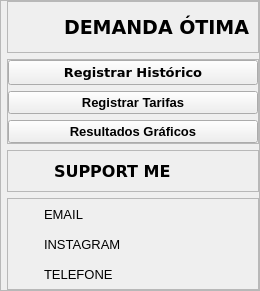
     <widget class="QFrame" name="left_menu_widget">
      <property name="styleSheet">
       <string notr="true"/>
      </property>
      <property name="frameShape">
       <enum>QFrame::StyledPanel</enum>
      </property>
      <property name="frameShadow">
       <enum>QFrame::Raised</enum>
      </property>
      <layout class="QVBoxLayout" name="verticalLayout">
       <property name="spacing">
        <number>6</number>
       </property>
       <property name="leftMargin">
        <number>6</number>
       </property>
       <property name="topMargin">
        <number>0</number>
       </property>
       <property name="rightMargin">
        <number>0</number>
       </property>
       <property name="bottomMargin">
        <number>0</number>
       </property>
       <item alignment="Qt::AlignTop">
        <widget class="QFrame" name="frame_3">
         <property name="styleSheet">
          <string notr="true"/>
         </property>
         <property name="frameShape">
          <enum>QFrame::StyledPanel</enum>
         </property>
         <property name="frameShadow">
          <enum>QFrame::Raised</enum>
         </property>
         <layout class="QHBoxLayout" name="horizontalLayout_2">
          <property name="spacing">
           <number>6</number>
          </property>
          <property name="leftMargin">
           <number>0</number>
          </property>
          <property name="topMargin">
           <number>0</number>
          </property>
          <property name="rightMargin">
           <number>0</number>
          </property>
          <property name="bottomMargin">
           <number>0</number>
          </property>
          <item>
           <widget class="QLabel" name="label">
            <property name="minimumSize">
             <size>
              <width>50</width>
              <height>50</height>
             </size>
            </property>
            <property name="maximumSize">
             <size>
              <width>50</width>
              <height>50</height>
             </size>
            </property>
            <property name="text">
             <string/>
            </property>
            <property name="pixmap">
             <pixmap>Icons/zap.png</pixmap>
            </property>
            <property name="scaledContents">
             <bool>true</bool>
            </property>
           </widget>
          </item>
          <item>
           <widget class="QLabel" name="label_2">
            <property name="font">
             <font>
              <family>Verdana</family>
              <pointsize>14</pointsize>
              <weight>75</weight>
              <bold>true</bold>
             </font>
            </property>
            <property name="text">
             <string>DEMANDA ÓTIMA</string>
            </property>
            <property name="scaledContents">
             <bool>false</bool>
            </property>
           </widget>
          </item>
         </layout>
        </widget>
       </item>
       <item alignment="Qt::AlignTop">
        <widget class="QFrame" name="frame_4">
         <property name="sizePolicy">
          <sizepolicy hsizetype="Preferred" vsizetype="Expanding">
           <horstretch>0</horstretch>
           <verstretch>0</verstretch>
          </sizepolicy>
         </property>
         <property name="styleSheet">
          <string notr="true"/>
         </property>
         <property name="frameShape">
          <enum>QFrame::StyledPanel</enum>
         </property>
         <property name="frameShadow">
          <enum>QFrame::Raised</enum>
         </property>
         <layout class="QVBoxLayout" name="verticalLayout_2">
          <property name="spacing">
           <number>6</number>
          </property>
          <property name="leftMargin">
           <number>0</number>
          </property>
          <property name="topMargin">
           <number>0</number>
          </property>
          <property name="rightMargin">
           <number>0</number>
          </property>
          <property name="bottomMargin">
           <number>0</number>
          </property>
          <item alignment="Qt::AlignLeft">
           <widget class="QPushButton" name="pushButton_0">
            <property name="minimumSize">
             <size>
              <width>250</width>
              <height>0</height>
             </size>
            </property>
            <property name="font">
             <font>
              <family>Verdana</family>
              <pointsize>10</pointsize>
              <weight>75</weight>
              <bold>true</bold>
             </font>
            </property>
            <property name="mouseTracking">
             <bool>false</bool>
            </property>
            <property name="focusPolicy">
             <enum>Qt::StrongFocus</enum>
            </property>
            <property name="contextMenuPolicy">
             <enum>Qt::DefaultContextMenu</enum>
            </property>
            <property name="autoFillBackground">
             <bool>false</bool>
            </property>
            <property name="styleSheet">
             <string notr="true"/>
            </property>
            <property name="text">
             <string>Registrar Histórico</string>
            </property>
            <property name="icon">
             <iconset>
              <normaloff>Icons/bar-chart-2_disabled.png</normaloff>Icons/bar-chart-2_disabled.png</iconset>
            </property>
            <property name="autoDefault">
             <bool>false</bool>
            </property>
            <property name="default">
             <bool>false</bool>
            </property>
            <property name="flat">
             <bool>false</bool>
            </property>
           </widget>
          </item>
          <item alignment="Qt::AlignLeft">
           <widget class="QPushButton" name="pushButton_1">
            <property name="minimumSize">
             <size>
              <width>250</width>
              <height>0</height>
             </size>
            </property>
            <property name="maximumSize">
             <size>
              <width>250</width>
              <height>16777215</height>
             </size>
            </property>
            <property name="font">
             <font>
              <family>MS Shell Dlg 2</family>
              <pointsize>10</pointsize>
              <weight>75</weight>
              <bold>true</bold>
             </font>
            </property>
            <property name="text">
             <string>Registrar Tarifas</string>
            </property>
            <property name="icon">
             <iconset>
              <normaloff>Icons/dollar-sign_disabled.png</normaloff>Icons/dollar-sign_disabled.png</iconset>
            </property>
           </widget>
          </item>
          <item>
           <widget class="QPushButton" name="pushButton_3">
            <property name="minimumSize">
             <size>
              <width>250</width>
              <height>0</height>
             </size>
            </property>
            <property name="font">
             <font>
              <family>MS Shell Dlg 2</family>
              <pointsize>10</pointsize>
              <weight>75</weight>
              <bold>true</bold>
             </font>
            </property>
            <property name="text">
             <string>Resultados Gráficos</string>
            </property>
            <property name="icon">
             <iconset>
              <normaloff>Icons/pie-chart_focus.png</normaloff>Icons/pie-chart_focus.png</iconset>
            </property>
           </widget>
          </item>
         </layout>
        </widget>
       </item>
       <item alignment="Qt::AlignBottom">
        <widget class="QFrame" name="frame_5">
         <property name="sizePolicy">
          <sizepolicy hsizetype="Preferred" vsizetype="Preferred">
           <horstretch>0</horstretch>
           <verstretch>0</verstretch>
          </sizepolicy>
         </property>
         <property name="frameShape">
          <enum>QFrame::StyledPanel</enum>
         </property>
         <property name="frameShadow">
          <enum>QFrame::Raised</enum>
         </property>
         <layout class="QHBoxLayout" name="horizontalLayout_3">
          <property name="spacing">
           <number>6</number>
          </property>
          <property name="leftMargin">
           <number>0</number>
          </property>
          <property name="topMargin">
           <number>0</number>
          </property>
          <property name="rightMargin">
           <number>0</number>
          </property>
          <property name="bottomMargin">
           <number>0</number>
          </property>
          <item>
           <widget class="QLabel" name="label_3">
            <property name="minimumSize">
             <size>
              <width>40</width>
              <height>40</height>
             </size>
            </property>
            <property name="maximumSize">
             <size>
              <width>40</width>
              <height>40</height>
             </size>
            </property>
            <property name="text">
             <string/>
            </property>
            <property name="pixmap">
             <pixmap>Icons/smile.png</pixmap>
            </property>
            <property name="scaledContents">
             <bool>true</bool>
            </property>
           </widget>
          </item>
          <item>
           <widget class="QLabel" name="label_4">
            <property name="font">
             <font>
              <family>Verdana</family>
              <pointsize>12</pointsize>
              <weight>75</weight>
              <bold>true</bold>
             </font>
            </property>
            <property name="text">
             <string>SUPPORT ME</string>
            </property>
            <property name="scaledContents">
             <bool>true</bool>
            </property>
           </widget>
          </item>
         </layout>
        </widget>
       </item>
       <item>
        <widget class="QFrame" name="frame_6">
         <property name="sizePolicy">
          <sizepolicy hsizetype="Preferred" vsizetype="Preferred">
           <horstretch>0</horstretch>
           <verstretch>0</verstretch>
          </sizepolicy>
         </property>
         <property name="frameShape">
          <enum>QFrame::StyledPanel</enum>
         </property>
         <property name="frameShadow">
          <enum>QFrame::Raised</enum>
         </property>
         <layout class="QGridLayout" name="gridLayout_2">
          <property name="leftMargin">
           <number>0</number>
          </property>
          <property name="topMargin">
           <number>0</number>
          </property>
          <property name="rightMargin">
           <number>0</number>
          </property>
          <property name="bottomMargin">
           <number>0</number>
          </property>
          <property name="horizontalSpacing">
           <number>6</number>
          </property>
          <property name="verticalSpacing">
           <number>0</number>
          </property>
          <item row="0" column="1">
           <widget class="QLabel" name="label_5">
            <property name="minimumSize">
             <size>
              <width>30</width>
              <height>30</height>
             </size>
            </property>
            <property name="maximumSize">
             <size>
              <width>16777215</width>
              <height>16777215</height>
             </size>
            </property>
            <property name="font">
             <font>
              <family>MS Shell Dlg 2</family>
              <pointsize>10</pointsize>
             </font>
            </property>
            <property name="styleSheet">
             <string notr="true"/>
            </property>
            <property name="text">
             <string>EMAIL</string>
            </property>
            <property name="scaledContents">
             <bool>true</bool>
            </property>
            <property name="alignment">
             <set>Qt::AlignLeading|Qt::AlignLeft|Qt::AlignVCenter</set>
            </property>
            <property name="wordWrap">
             <bool>false</bool>
            </property>
           </widget>
          </item>
          <item row="2" column="1">
           <widget class="QLabel" name="label_7">
            <property name="font">
             <font>
              <family>MS Shell Dlg 2</family>
              <pointsize>10</pointsize>
              <italic>false</italic>
             </font>
            </property>
            <property name="text">
             <string>TELEFONE</string>
            </property>
            <property name="scaledContents">
             <bool>true</bool>
            </property>
           </widget>
          </item>
          <item row="1" column="1">
           <widget class="QLabel" name="label_6">
            <property name="font">
             <font>
              <family>MS Shell Dlg 2</family>
              <pointsize>10</pointsize>
             </font>
            </property>
            <property name="text">
             <string>INSTAGRAM</string>
            </property>
            <property name="scaledContents">
             <bool>true</bool>
            </property>
           </widget>
          </item>
          <item row="0" column="0">
           <widget class="QLabel" name="label_12">
            <property name="minimumSize">
             <size>
              <width>30</width>
              <height>30</height>
             </size>
            </property>
            <property name="maximumSize">
             <size>
              <width>30</width>
              <height>30</height>
             </size>
            </property>
            <property name="text">
             <string/>
            </property>
            <property name="pixmap">
             <pixmap>Icons/mail.png</pixmap>
            </property>
            <property name="scaledContents">
             <bool>true</bool>
            </property>
           </widget>
          </item>
          <item row="1" column="0">
           <widget class="QLabel" name="label_13">
            <property name="minimumSize">
             <size>
              <width>30</width>
              <height>30</height>
             </size>
            </property>
            <property name="maximumSize">
             <size>
              <width>30</width>
              <height>30</height>
             </size>
            </property>
            <property name="text">
             <string/>
            </property>
            <property name="pixmap">
             <pixmap>Icons/instagram.png</pixmap>
            </property>
            <property name="scaledContents">
             <bool>true</bool>
            </property>
           </widget>
          </item>
          <item row="2" column="0">
           <widget class="QLabel" name="label_14">
            <property name="minimumSize">
             <size>
              <width>30</width>
              <height>30</height>
             </size>
            </property>
            <property name="maximumSize">
             <size>
              <width>30</width>
              <height>30</height>
             </size>
            </property>
            <property name="text">
             <string/>
            </property>
            <property name="pixmap">
             <pixmap>Icons/phone.png</pixmap>
            </property>
            <property name="scaledContents">
             <bool>true</bool>
            </property>
           </widget>
          </item>
         </layout>
        </widget>
       </item>
      </layout>
     </widget>
